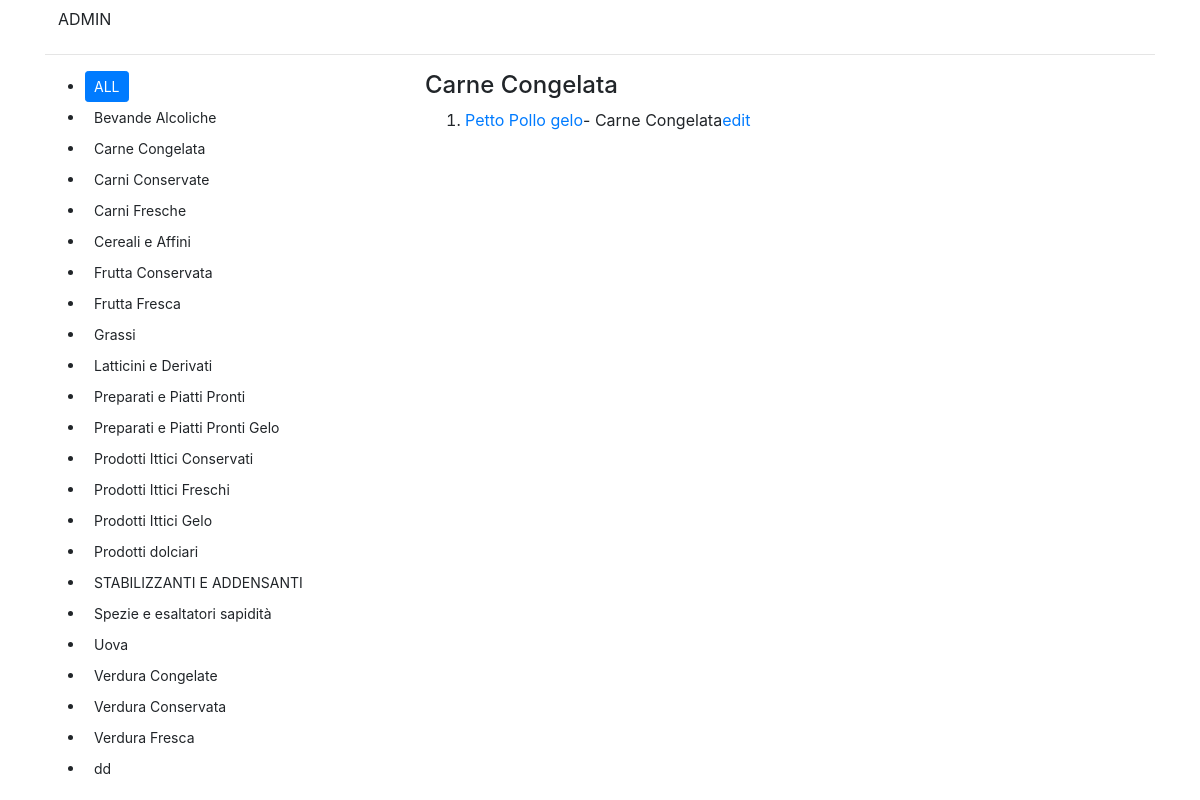
The page /cousine/ingredients/category/22/ on the database its author committed.
### cousine/models.py (models this page shows, shortened)
class Category(models.Model):
    name = models.CharField(max_length=30)
    class meta:
        ordering = ["name"]

class Ingredient(models.Model):
    name = models.CharField(max_length=100)
    category = models.ForeignKey(Category, on_delete=models.CASCADE)
    nutritional = models.OneToOneField(Nutritionals,  on_delete=models.CASCADE, null=True, blank=True)
    class meta:
        ordering = ["name"]
    def get_absolute_url(self):
        return reverse("ingredient-detail", kwargs={'pk':self.id})

### cousine/views.py (the view)
# urls.py: path('ingredients/category/<int:pk>/', views.category_ingredients_view, name='category-ingredients'),
def category_ingredients_view(request, pk):
    categories = Category.objects.order_by('name')
    category=Category.objects.get(id=pk)
    ingredients=Ingredient.objects.filter(category__id=category.id).order_by('name')
    context={'categories': categories,'category': category, 'ingredients': ingredients }
    return render(request,'cousine/ingredients.html', context )

### cousine/templates/cousine/ingredients.html
{% extends "base.html" %}
{% block content %}
    <div class="row">
        <div class="col-4">
            <ul>
          <li><a href="{% url 'ingredient-main' %}" class="btn btn-sm btn-primary">ALL</a> </li>
                {% for cat in categories %}
                    <li>
                        <a href="{% url 'category-ingredients' cat.id %}" class="btn btn-sm ">{{ cat.name }}   </a>
                    </li>
                {% endfor %}
            </ul>
        </div>
    <div class="col">
        {% if category %}
         <h4>
             {{ category.name }}
         </h4>
         {% else %}
            <h4>
               All Ingredients
            </h4>
        {% endif %}
        <ol>
            {% for ingredient in ingredients %}
                <li>
                    <a href="{{ ingredient.get_absolute_url }}">{{ ingredient.name }}</a>- {{ ingredient.category.name }}<a href="{% url 'ingredient-edit' ingredient.id %}">edit</a>
                </li>
            {% endfor %}
        </ol>
    </div>
    </div>
{% endblock content %}

### rows shown on the page
Category: name "Bevande Alcoliche"
Category: name "Carne Congelata"
Category: name "Carni Conservate"
Category: name "Carni Fresche"
Category: name "Cereali e Affini"
Category: name "Frutta Conservata"
Category: name "Frutta Fresca"
Category: name "Grassi"
Category: name "Latticini e Derivati"
Category: name "Preparati e Piatti Pronti"
Category: name "Preparati e Piatti Pronti Gelo"
Category: name "Prodotti Ittici Conservati"
Category: name "Prodotti Ittici Freschi"
Category: name "Prodotti Ittici Gelo"
Category: name "Prodotti dolciari"
Category: name "STABILIZZANTI E ADDENSANTI"
Category: name "Spezie e esaltatori sapidità"
Category: name "Uova"
Category: name "Verdura Congelate"
Category: name "Verdura Conservata"
Category: name "Verdura Fresca"
Category: name "dd"
Ingredient: name "Petto Pollo gelo", category.name "Carne Congelata"
